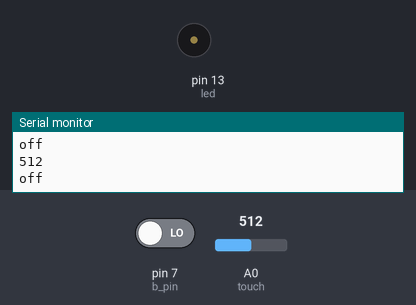
Simulated run of this sketch. Board: Arduino Uno, built with avr-gcc and run on an emulated ATmega328P. On the bench: buzzer (waves = sounding), the last lines printed to the serial monitor. The inputs (shaded band) are chosen by the test bench; at power-on: pin 7 (b_pin) LOW, A0 (touch) = 512.

Above: at 1.2 s.
1.3 s: pin 7 (b_pin) driven HIGH
At 1.8 s:
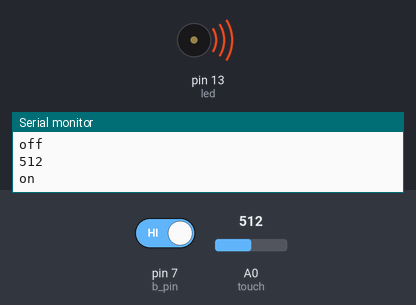
4.3 s: pin 7 (b_pin) driven LOW
Timing chart, 0 to 7.3 s (numbered marks = the images above; inputs shaded):
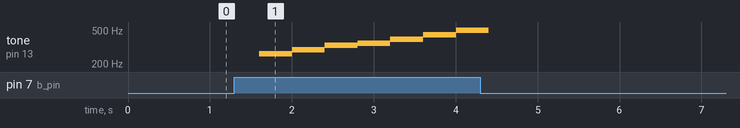

Measured:
- after the input at 1.3 s, tone on pin 13 (led): plays 262 Hz for 0.40 s, 294 Hz for 0.40 s, 330 Hz for 0.40 s, 349 Hz for 0.40 s, 392 Hz for 0.40 s, 440 Hz for 0.40 s … (7 notes in this stretch), starting after 0.30 s

The sketch:

soundSwitch.ino
```cpp
int b_pin = 7;   // すいっち
int state = 0;

int led = 13; // sund
int melo = 200;
int melo2 = 0;
int meloInt = 0;
int oto = 262;

int touch  = 0;  //センサーのピン番号
int get_a0 = 0;  //センサーデータ取得用

void setup() {

  Serial.begin(38400);
  pinMode(led, OUTPUT);
  pinMode(b_pin, INPUT);

}

void loop() {

  get_a0 = analogRead(touch);
  Serial.println(get_a0);
  state = digitalRead(b_pin);

  if (get_a0 < 666) {

    melo2 = melo*2;

  } else {

    melo2 = melo;

  }

  if (state == 1) {

    Serial.println("on");
    digitalWrite(led,HIGH);

    if (meloInt == 0) {oto = 262;}
    if (meloInt == 1) {oto = 294;}
    if (meloInt == 2) {oto = 330;}
    if (meloInt == 3) {oto = 349;}
    if (meloInt == 4) {oto = 392;}
    if (meloInt == 5) {oto = 440;}
    if (meloInt == 6) {oto = 494;}
    if (meloInt == 7) {oto = 523;}

    tone(led,oto,melo2);
    meloInt++;
    if (meloInt == 8) {
      meloInt = 0;
    }

  } else {

    Serial.println("off");
    digitalWrite(led,LOW);

  }

  delay(400);
}
```
